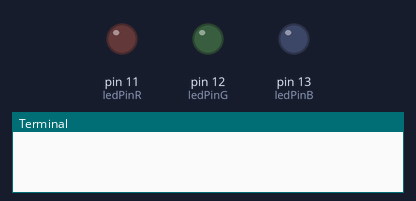
A program run on a simulated Raspberry Pi (header pin numbers). On the bench: output pins drawn as LEDs (lit = HIGH), the last lines printed to the terminal.

Above: at 0.1 s.
At 3.2 s:
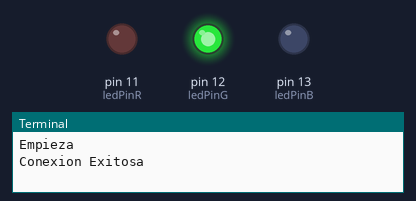
Timing chart, 0 to 4.7 s (numbered marks = the images above):
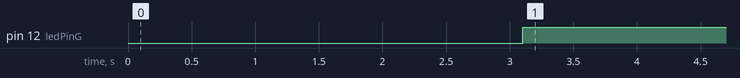

Measured:
- by itself, pin 12 (ledPinG): LOW → HIGH at 3.1 s

The program:

scanner.py
```python
import os, socket, time
from urllib.parse import urlencode
from urllib.request import Request,urlopen
#from urlparse import urlparse
from pynput import keyboard
import RPi.GPIO as GPIO

#pip install pynput

contador = 0
matriz = []
matriz_2 = []

ledPinG = 12
ledPinR = 11
ledPinB = 13

delay = 1
numero = 1

GPIO.setmode(GPIO.BOARD)
GPIO.setwarnings(False)

GPIO.setup(ledPinR, GPIO.OUT)
GPIO.setup(ledPinG, GPIO.OUT)
GPIO.setup(ledPinB, GPIO.OUT)

post_fields = {'ID': 3, 'nparte': 12345678910}
url = 'http://bi.agelectronica.com/botonera/scanner.php'
RemoteServer = "www.google.com"


def ethernet():
    try:
        host = socket.gethostbyname(RemoteServer)
        s = socket.create_connection((host, 80), 2)
        return True
    except:
        #pass
        return False

def on_press(key):
    try:
        #print('alphanumeric key {0} pressed'.format(key.char))
        #print(matriz)
        if (len(matriz) <= 11):
            matriz.append(key.char)
            #print(matriz)
            #print("Tam Matriz: {0}".format(len(matriz)))
            if (len(matriz) == 11):
                #del matriz[:]
                return False

    except AttributeError:
        #print('special key {0} pressed'.format(key))
        return False

#with keyboard.Listener(on_press=on_press) as listener:
#    listener.join()

# ...or, in a non-blocking fashion:

time.sleep(2)

while True:
    time.sleep(1)
    print("Empieza")
    if (ethernet()):
        print("Conexion Exitosa")
        GPIO.output(ledPinG, GPIO.HIGH)
        GPIO.output(ledPinR, GPIO.LOW)
        if (len(matriz) == 0 ):
            with keyboard.Listener(on_press=on_press) as listener:
                listener.join()
            listener = keyboard.Listener(on_press=on_press)
            #listener.start()
        elif(len(matriz) == 11 ):
            #Join de los datos de la lista
            #print('matriz principal',matriz)
            cadena = ''.join(matriz)

            #Envio de Informacion a la pagina
            post_fields['nparte'] = cadena
            request = Request(url, urlencode(post_fields).encode())
            json = urlopen(request).read().decode()
            #print('matriz en cadena',cadena)
            #print('Tam de la cadena {0}'.format(len(cadena)))
            del matriz[:]
            #print('matriz borrada',matriz)
    else:
        print('Sin conexion a Internet, porfavor revise')
        GPIO.output(ledPinR, GPIO.HIGH)
        GPIO.output(ledPinG, GPIO.LOW)
```
